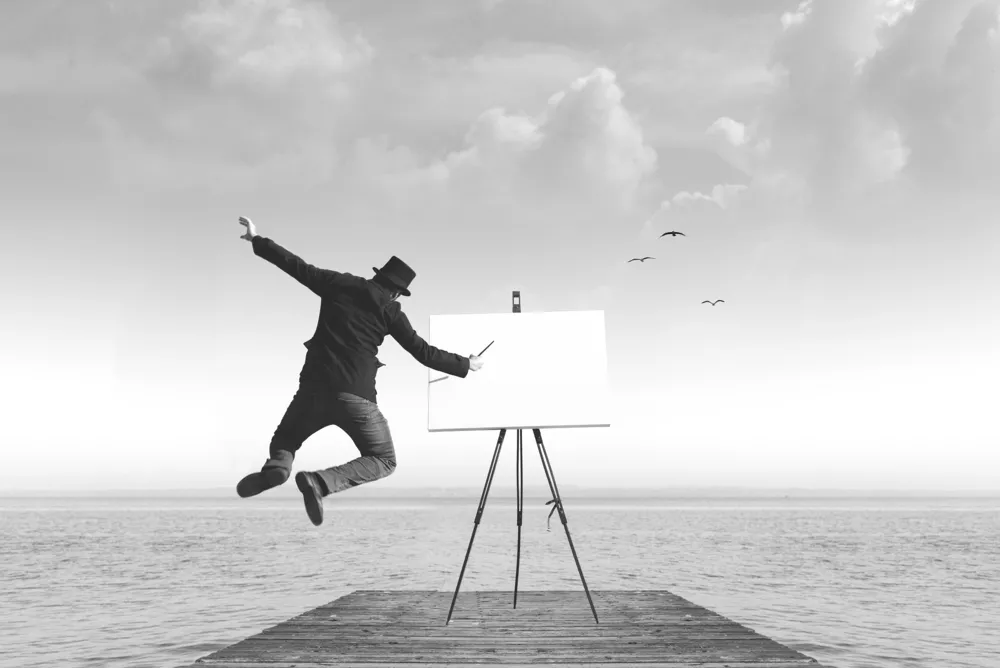
#> input picture art-photography-or-pop-art.png, 1000 x 668 px
$ python Line_Art.py
#> lines starting #> are read from the running program, lines starting #| are printed output that depends on the picture
from PIL import Image
import matplotlib.pyplot as plt
import numpy as np
       # symbol duration
FileName = 'art-photography-or-pop-art.png'

with Image.open(FileName) as im:
#> im is the input picture: PIL image 1000x668 P; mean R, G, B 203, 203, 203
    img = np.array(im)/256
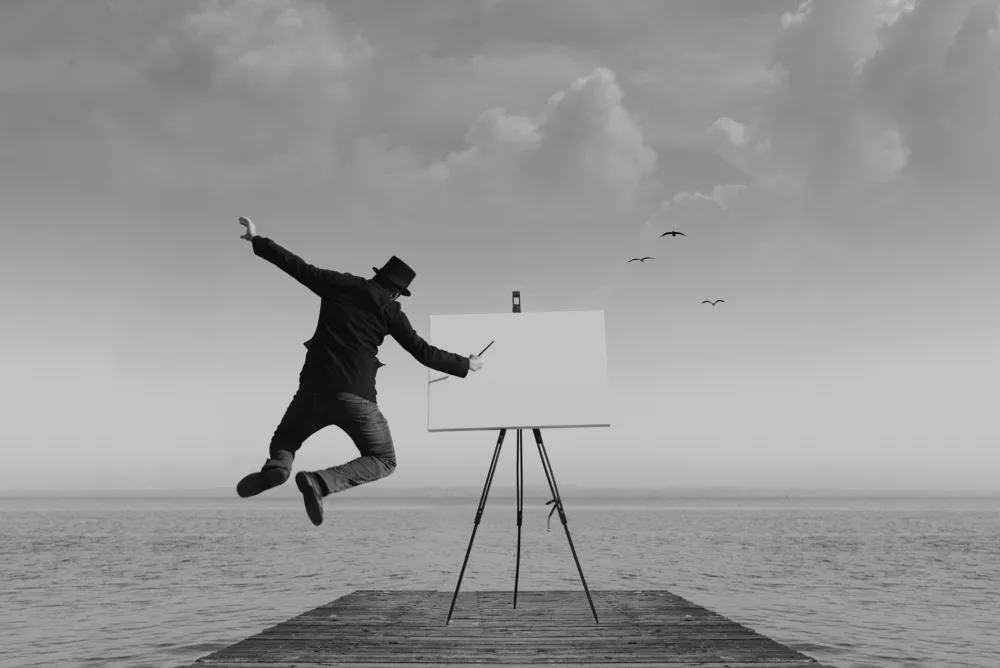
#> img: shape (668, 1000) float64; min 0, max 0.77, mean 0.595
    # im.show()

L = np.shape(img)[0]
#> L = 668
W = np.shape(img)[1]
#> W = 1000

Canvas = np.zeros(np.shape(img))+255

plt.figure(figsize=(10,12))

def pick(L,W):
    a,b = 0,0
    while np.abs(a-b) < np.max((L,W)) or np.abs(a-b) > 2*L +2*W -np.max((L,W)):
        a = np.random.randint(2*L+2*W)
        b = np.random.randint(2*L+2*W)
    if a<L:
        point1 = (0,a)
    elif a<L+W:
        point1 = (a-L,L-1)
    elif a<2*L+W:
        point1 = (W-1,a-W-L)
    else:
        point1 = (a-W-2*L,0)

    if b<L:
        point2 = (0,b)
    elif b<L+W:
        point2 = (b-L,L-1)
    elif b<2*L+W:
        point2 = (W-1,b-W-L)
    else:
        point2 = (b-W-2*L,0)

    return (point1),(point2)

def int_points(p1,p2):
    H = p1[0]-p2[0]
    V = p1[1]-p2[1]

    steps = np.max((np.abs(H),np.abs(V)))
    x = np.round(np.linspace(p1[0],p2[0],steps))
    y = np.round(np.linspace(p1[1],p2[1],steps))
    return x,y

for _ in range(4000):
    val_old = 255000
    CORD = []
    for _ in range(6):
        p1,p2 = pick(L,W)
        x,y = int_points(p1,p2)
        cord = list(zip(y.astype(int),x.astype(int)))
        val = 0
        for i in cord:
#> (the run stopped early here; a loop or call above may not have finished)
